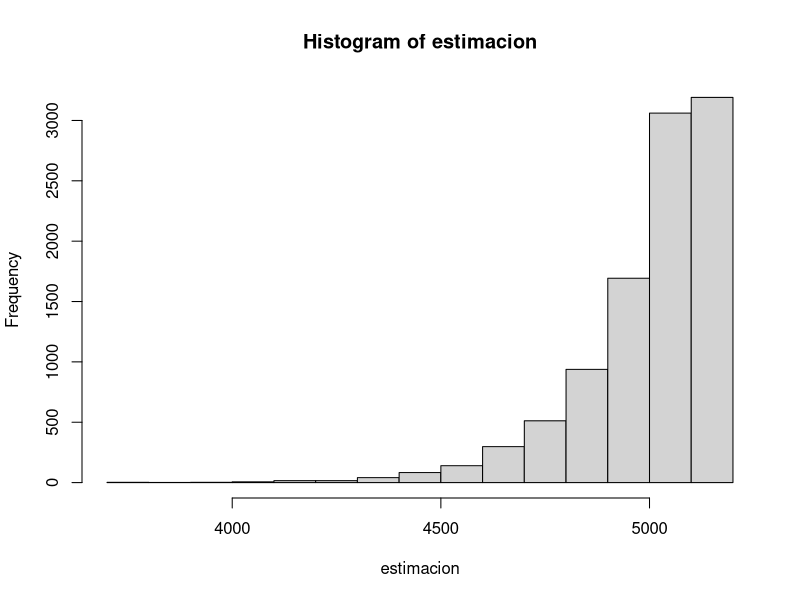

This figure's R source:
## ---- chunk 1
knitr::opts_chunk$set(echo = TRUE)
## ---- chunk 2
poblacion <- 5000


numeros <- (1:poblacion)

muestras <- 10000
tamaño <- 30

estimacion <- matrix(1:muestras)


for (i in 1:muestras)
{
  m<-sample(numeros,tamaño,replace=FALSE)
  maximo<-max(m)
  maximo
  estimacion[i]<-(((tamaño+1) / tamaño)*maximo) -1
  
}

mean(estimacion)

t.test(estimacion,mu=poblacion)

hist(estimacion)

